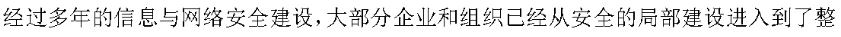
#> input picture ocr/img/1.jpg, 841 x 37 px
$ python long2short.py
#> lines starting #> are read from the running program, lines starting #| are printed output that depends on the picture; after the words box and inside, x2 and y2 are one past the last pixel; in counts of white or black regions, pixels touching at a corner belong together
#> further down, img is the input picture: shape (37, 841, 3); min 0, max 255, mean 227.7
# coding=utf-8
import cv2
import numpy as np
import os


def vProject(binary):
    h, w = binary.shape
    w_w = [0]*w
    for i in range(w):
        for j in range(h):
            if binary[j, i ] == 0:
                w_w[i] += 1
    return w_w


def segmentation(img, res_path='./img/seg_1', seg_num=10):
    # 1.二值化
#> called with res_path = './img/seg_1', seg_num = 10
    gray = cv2.cvtColor(img, cv2.COLOR_BGR2GRAY)
    ret, th = cv2.threshold(gray, 100, 255, cv2.THRESH_BINARY)
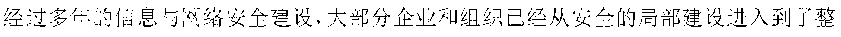
#> th: shape (37, 841); 91.7% white; black in thin lines or dots, all inside (x1, y1, x2, y2) = (4, 7, 835, 27)
    # 2.按列统计像素数目
    h, w = th.shape
#> h = 37; w = 841
    position = []
    w_w = vProject(th)
#> w_w = 841 values, max 19 at index 789, min 0 at index 0, mean 3.07
    # 3.字符切割
    wstart, w_start, w_end = 0, 0, 0
    for j in range(len(w_w)):
        if w_w[j] > 3 and wstart == 0:
            w_start = j
            wstart = 1
        if w_w[j] == 0 and wstart == 1:
            w_end = j
            wstart = 0
            position.append([w_start, w_end])
#> this loop made 841 passes
#> wstart on passes 5, 24, 30, 32, 36, 47, 55, 68, 75, 91, 101, 102: 1, 0, 1, 0, 1, 0, 1, 0, 1, 0, 1, 0
#> after the loop, position = 47 pairs, first value 4 to 818, second value 23 to 835; w_end = 835; w_start = 818; wstart = 0

    # 4.每seg_num个字符进行切割
    start = position[0][0]
#> start = 4
    end = position[0][1]
#> end = 23
    n=1
    for i in range(0, len(position), seg_num):
        if i > 0 and i % seg_num == 0:
            end = position[i][1]
            img_i = img[:, start : end]
            name = os.path.join(res_path, str(n)+'.png')
            cv2.imwrite(name, img_i)
            start = end
            n+=1
#> this loop made 5 passes
#> (i, end, start) on passes 2 to 5: (10, 178, 178), (20, 368, 368), (30, 524, 524), (40, 724, 724)
#> pass 2, in segmentation, `img_i = img[:, start : end]`:
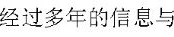
#> img_i: shape (37, 174, 3); min 0, max 255, mean 228.1
#> pass 3, in segmentation, `img_i = img[:, start : end]`:
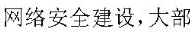
#> img_i: shape (37, 190, 3); min 0, max 255, mean 227.9
#> after the loop, n = 5
    # 5.最后一段
    end = position[-1][1]
#> end = 835
    img_last = img[:,start:end]
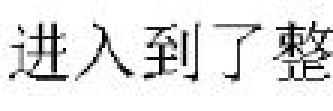
#> img_last: shape (37, 111, 3) (shown 3 times larger); min 0, max 255, mean 227.7
    name = os.path.join(res_path, str(n) + '.png')
    cv2.imwrite(name, img_last)


if __name__ == '__main__':
    img = cv2.imread('./img/1.jpg')
    segmentation(img, res_path='./img/seg_1', seg_num=10)
